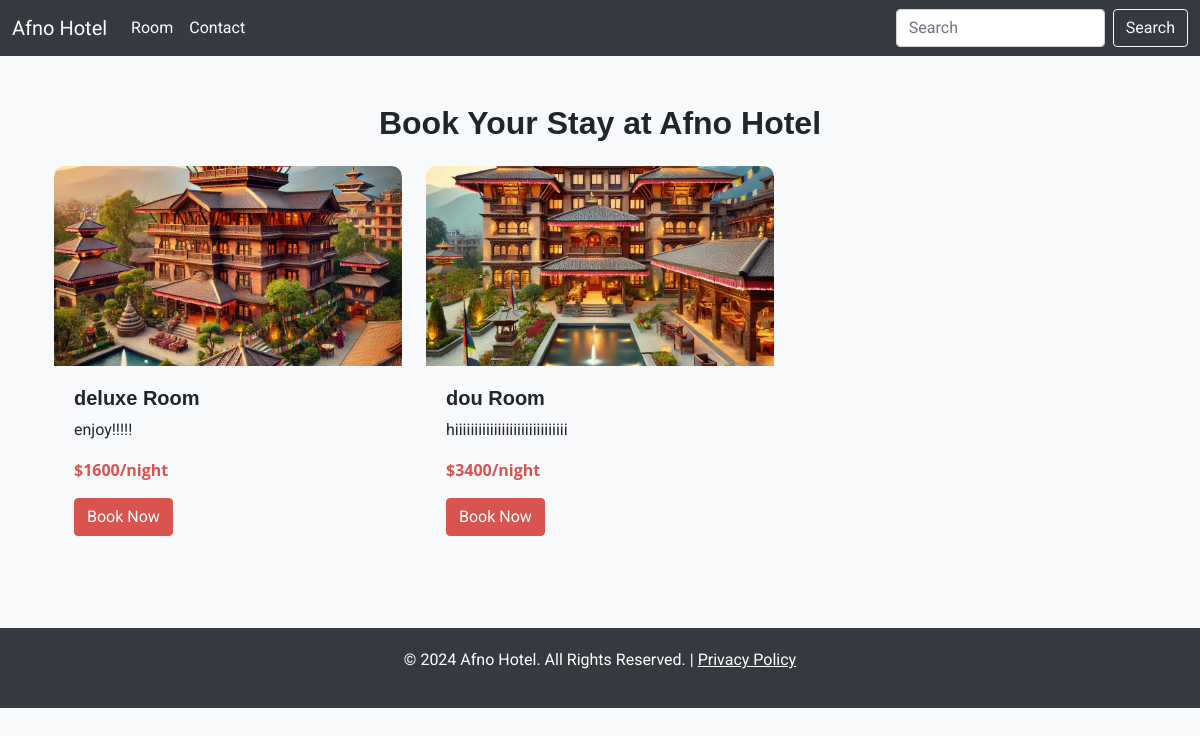
Before: /booking/ with the older database file.
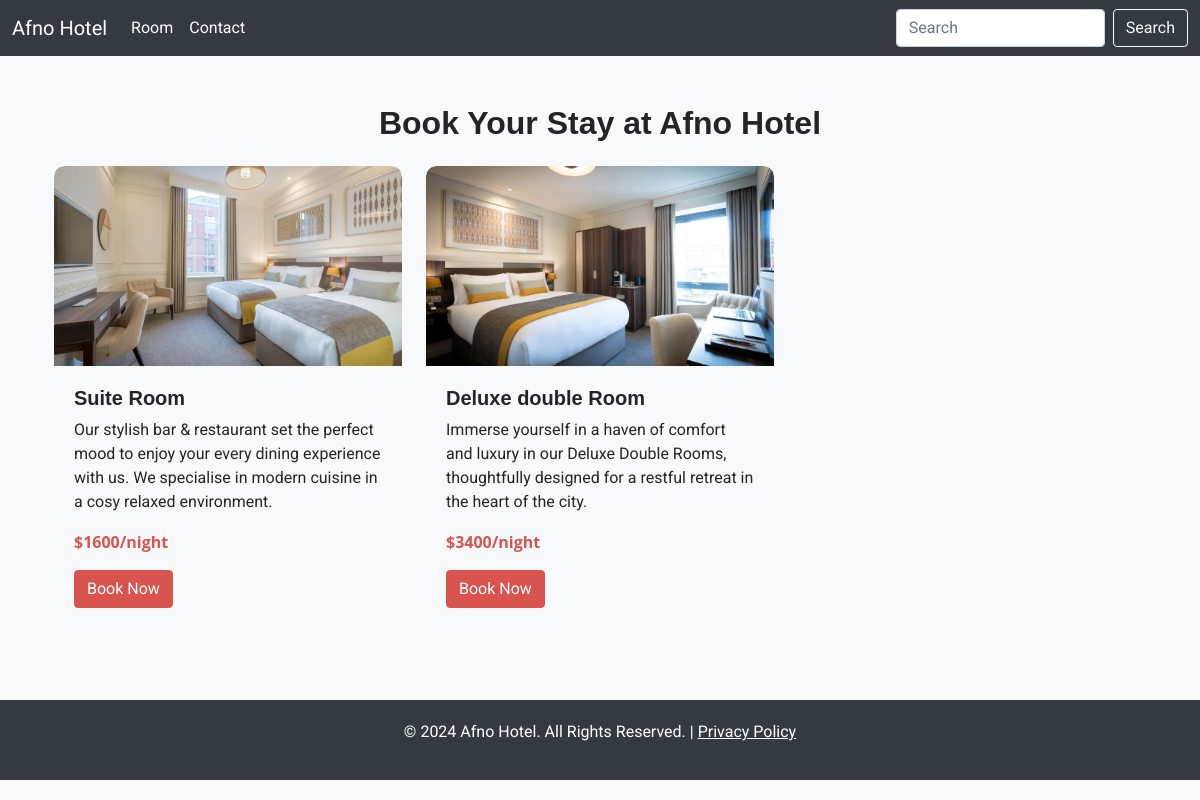
After: the same page with the newer database file.
### room/models.py (models this page shows, shortened)
class Room(models.Model):
  name = models.CharField(max_length=200)
  price = models.IntegerField()
  discount = models.IntegerField()
  image = models.ImageField(upload_to="rooms/image",)
  description = models.TextField()

### room/views.py (the view)
# urls.py: path('', views.booking_section, name='booking_section'),
def booking_section(request):
  rooms = Room.objects.all()
  data = {
    'rooms': rooms
  }
  return render(request, 'booking_section.html',data)

### templates/booking_section.html (shortened to what this page needs)
{% extends "base.html" %}
{% load static %}
{% block content %}
<div class="container my-5">
  <h2 class="text-center mb-4">Book Your Stay at Afno Hotel</h2>
  <div class="row">
    {% for room in rooms %}
    <div class="col-md-4 mb-4">
      <div class="card room-card">
        <img src="{{ room.image.url }}" class="card-img-top" alt="{{ room.name }} Room">
        <div class="card-body">
          <h5 class="room-title">{{ room.name }} Room</h5>
          <p class="card-text">{{ room.description }}</p>
          <p class="room-price">${{ room.price }}/night</p>
          <a href="{% url 'book' %}" class="btn btn-primary">Book Now</a>
        </div>
      </div>
    </div>
    {% endfor %}
  </div>
</div>
{% endblock %}

### templates/base.html (shortened to what this page needs)
{% load static %}
<!doctype html>
<html lang="en">
  <head>
    <link href="https://cdn.jsdelivr.net/npm/bootstrap@5.0.2/dist/css/bootstrap.min.css" rel="stylesheet">
  </head>
  <body>
    <nav class="navbar navbar-expand-lg navbar-dark">
      <div class="container-fluid">
        <a class="navbar-brand" href="{% url 'index' %}">Afno Hotel</a>
        <div class="collapse navbar-collapse" id="navbarContent">
          <ul class="navbar-nav me-auto mb-2 mb-lg-0">
            <li class="nav-item">
              <a class="nav-link" href="{% url 'booking_section' %}">Room</a>
            </li>
            <li class="nav-item">
              <a class="nav-link" href="{% url 'contact' %}">Contact</a>
            </li>
          </ul>
          <form class="d-flex">
            <input class="form-control me-2" type="search" placeholder="Search" aria-label="Search">
            <button class="btn btn-outline-light" type="submit">Search</button>
          </form>
        </div>
      </div>
    </nav>
    <div class="container">
      {% block content %}
      {% endblock %}
    </div>
    <footer>
      <p>&copy; 2024 Afno Hotel. All Rights Reserved. | <a href="#">Privacy Policy</a></p>
    </footer>
  </body>
</html>

### templates/booking_section.html (style rules this page uses)
.room-card { border: none; border-radius: 10px; overflow: hidden; transition: transform 0.3s ease, box-shadow 0.3s ease; }
.room-card img { object-fit: cover; height: 200px; width: 100%; border-radius: 10px 10px 0 0; }
.room-card .card-body { padding: 20px; background-color: #f8f9fa; border-radius: 0 0 10px 10px; }
.room-title { font-family: 'Montserrat', sans-serif; font-size: 20px; font-weight: 600; }
.room-price { font-family: 'Open Sans', sans-serif; font-size: 16px; font-weight: 700; color: #d9534f; margin-top: 10px; }
.btn-primary { background-color: #d9534f; border-color: #d9534f; transition: background-color 0.3s ease; }
.container h2 { font-family: 'Montserrat', sans-serif; font-size: 32px; font-weight: 700; margin-bottom: 20px; }
.text-center { text-align: center; }
.my-5 { margin-top: 50px; margin-bottom: 50px; }
.mb-4 { margin-bottom: 30px; }

Changed rows visible on the page:
changed Room: image: a different picture; name "deluxe" → "Suite"; description "enjoy!!!!!" → "Our stylish bar & restaurant set the perfect mood to enjoy your every dining experience with us. We specialise in modern cuisine in a cosy relaxed environment."
changed Room: image: a different picture; name "dou" → "Deluxe double"; description "hiiiiiiiiiiiiiiiiiiiiiiiiiiiii" → "Immerse yourself in a haven of comfort and luxury in our Deluxe Double Rooms, thoughtfully designed for a restful retreat in the heart of the city."
